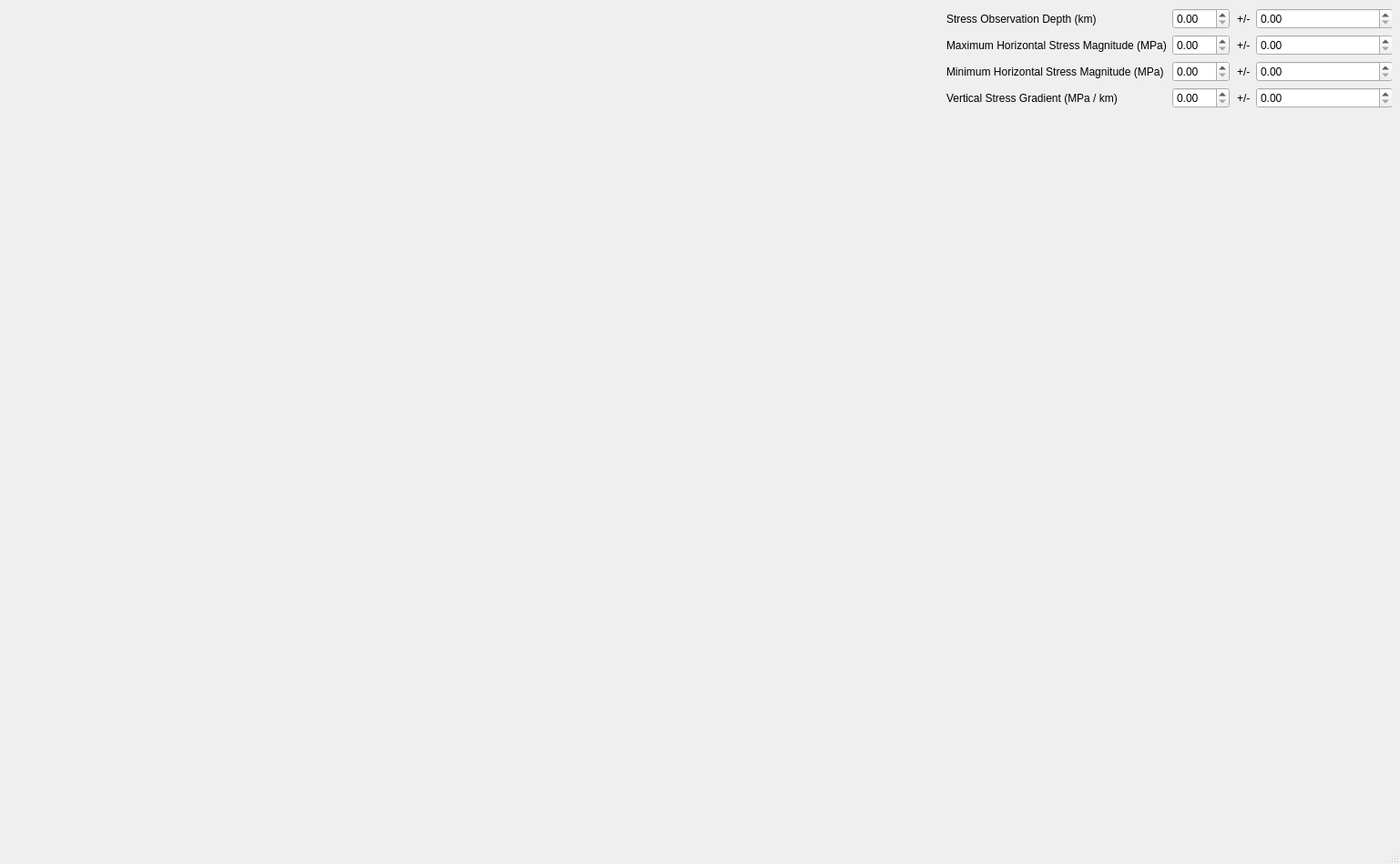
<?xml version="1.0" encoding="UTF-8"?>
<ui version="4.0">
 <class>MainWindow</class>
 <widget class="QMainWindow" name="MainWindow">
  <property name="geometry">
   <rect>
    <x>0</x>
    <y>0</y>
    <width>1537</width>
    <height>949</height>
   </rect>
  </property>
  <property name="windowTitle">
   <string>MainWindow</string>
  </property>
  <widget class="QWidget" name="centralwidget">
   <property name="layoutDirection">
    <enum>Qt::LeftToRight</enum>
   </property>
   <layout class="QGridLayout">
    <item row="0" column="1">
     <widget class="QWidget" name="widget" native="true">
      <widget class="QWidget" name="gridLayoutWidget">
       <property name="geometry">
        <rect>
         <x>0</x>
         <y>0</y>
         <width>1011</width>
         <height>841</height>
        </rect>
       </property>
       <layout class="QGridLayout" name="gridLayout">
        <item row="0" column="0">
         <widget class="PlotWidget" name="graphWidget_2" native="true"/>
        </item>
       </layout>
      </widget>
      <widget class="QWidget" name="formLayoutWidget">
       <property name="geometry">
        <rect>
         <x>1030</x>
         <y>0</y>
         <width>311</width>
         <height>441</height>
        </rect>
       </property>
       <layout class="QFormLayout" name="formLayout">
        <item row="1" column="0">
         <widget class="QLabel" name="label">
          <property name="text">
           <string>Maximum Horizontal Stress Magnitude (MPa)</string>
          </property>
         </widget>
        </item>
        <item row="1" column="1">
         <widget class="QDoubleSpinBox" name="doubleSpinBox"/>
        </item>
        <item row="2" column="0">
         <widget class="QLabel" name="label_2">
          <property name="text">
           <string>Minimum Horizontal Stress Magnitude (MPa)</string>
          </property>
         </widget>
        </item>
        <item row="2" column="1">
         <widget class="QDoubleSpinBox" name="doubleSpinBox_2"/>
        </item>
        <item row="3" column="0">
         <widget class="QLabel" name="label_3">
          <property name="text">
           <string>Vertical Stress Gradient (MPa / km)</string>
          </property>
         </widget>
        </item>
        <item row="3" column="1">
         <widget class="QDoubleSpinBox" name="doubleSpinBox_3"/>
        </item>
        <item row="0" column="0">
         <widget class="QLabel" name="label_4">
          <property name="text">
           <string>Stress Observation Depth (km)</string>
          </property>
         </widget>
        </item>
        <item row="0" column="1">
         <widget class="QDoubleSpinBox" name="doubleSpinBox_4"/>
        </item>
       </layout>
      </widget>
      <widget class="QWidget" name="verticalLayoutWidget">
       <property name="geometry">
        <rect>
         <x>1010</x>
         <y>440</y>
         <width>411</width>
         <height>401</height>
        </rect>
       </property>
       <layout class="QVBoxLayout" name="verticalLayout"/>
      </widget>
      <widget class="QWidget" name="formLayoutWidget_2">
       <property name="geometry">
        <rect>
         <x>1349</x>
         <y>0</y>
         <width>171</width>
         <height>441</height>
        </rect>
       </property>
       <layout class="QFormLayout" name="formLayout_2">
        <item row="0" column="0">
         <widget class="QLabel" name="label_5">
          <property name="text">
           <string>+/-</string>
          </property>
         </widget>
        </item>
        <item row="0" column="1">
         <widget class="QDoubleSpinBox" name="doubleSpinBox_5"/>
        </item>
        <item row="1" column="0">
         <widget class="QLabel" name="label_6">
          <property name="text">
           <string>+/-</string>
          </property>
         </widget>
        </item>
        <item row="2" column="0">
         <widget class="QLabel" name="label_7">
          <property name="text">
           <string>+/-</string>
          </property>
         </widget>
        </item>
        <item row="3" column="0">
         <widget class="QLabel" name="label_8">
          <property name="text">
           <string>+/-</string>
          </property>
         </widget>
        </item>
        <item row="1" column="1">
         <widget class="QDoubleSpinBox" name="doubleSpinBox_6"/>
        </item>
        <item row="2" column="1">
         <widget class="QDoubleSpinBox" name="doubleSpinBox_7"/>
        </item>
        <item row="3" column="1">
         <widget class="QDoubleSpinBox" name="doubleSpinBox_8"/>
        </item>
       </layout>
      </widget>
     </widget>
    </item>
   </layout>
  </widget>
  <widget class="QMenuBar" name="menubar">
   <property name="geometry">
    <rect>
     <x>0</x>
     <y>0</y>
     <width>1537</width>
     <height>21</height>
    </rect>
   </property>
  </widget>
  <widget class="QStatusBar" name="statusbar"/>
 </widget>
 <customwidgets>
  <customwidget>
   <class>PlotWidget</class>
   <extends>QWidget</extends>
   <header>pyqtgraph</header>
   <container>1</container>
  </customwidget>
 </customwidgets>
 <resources/>
 <connections/>
</ui>
